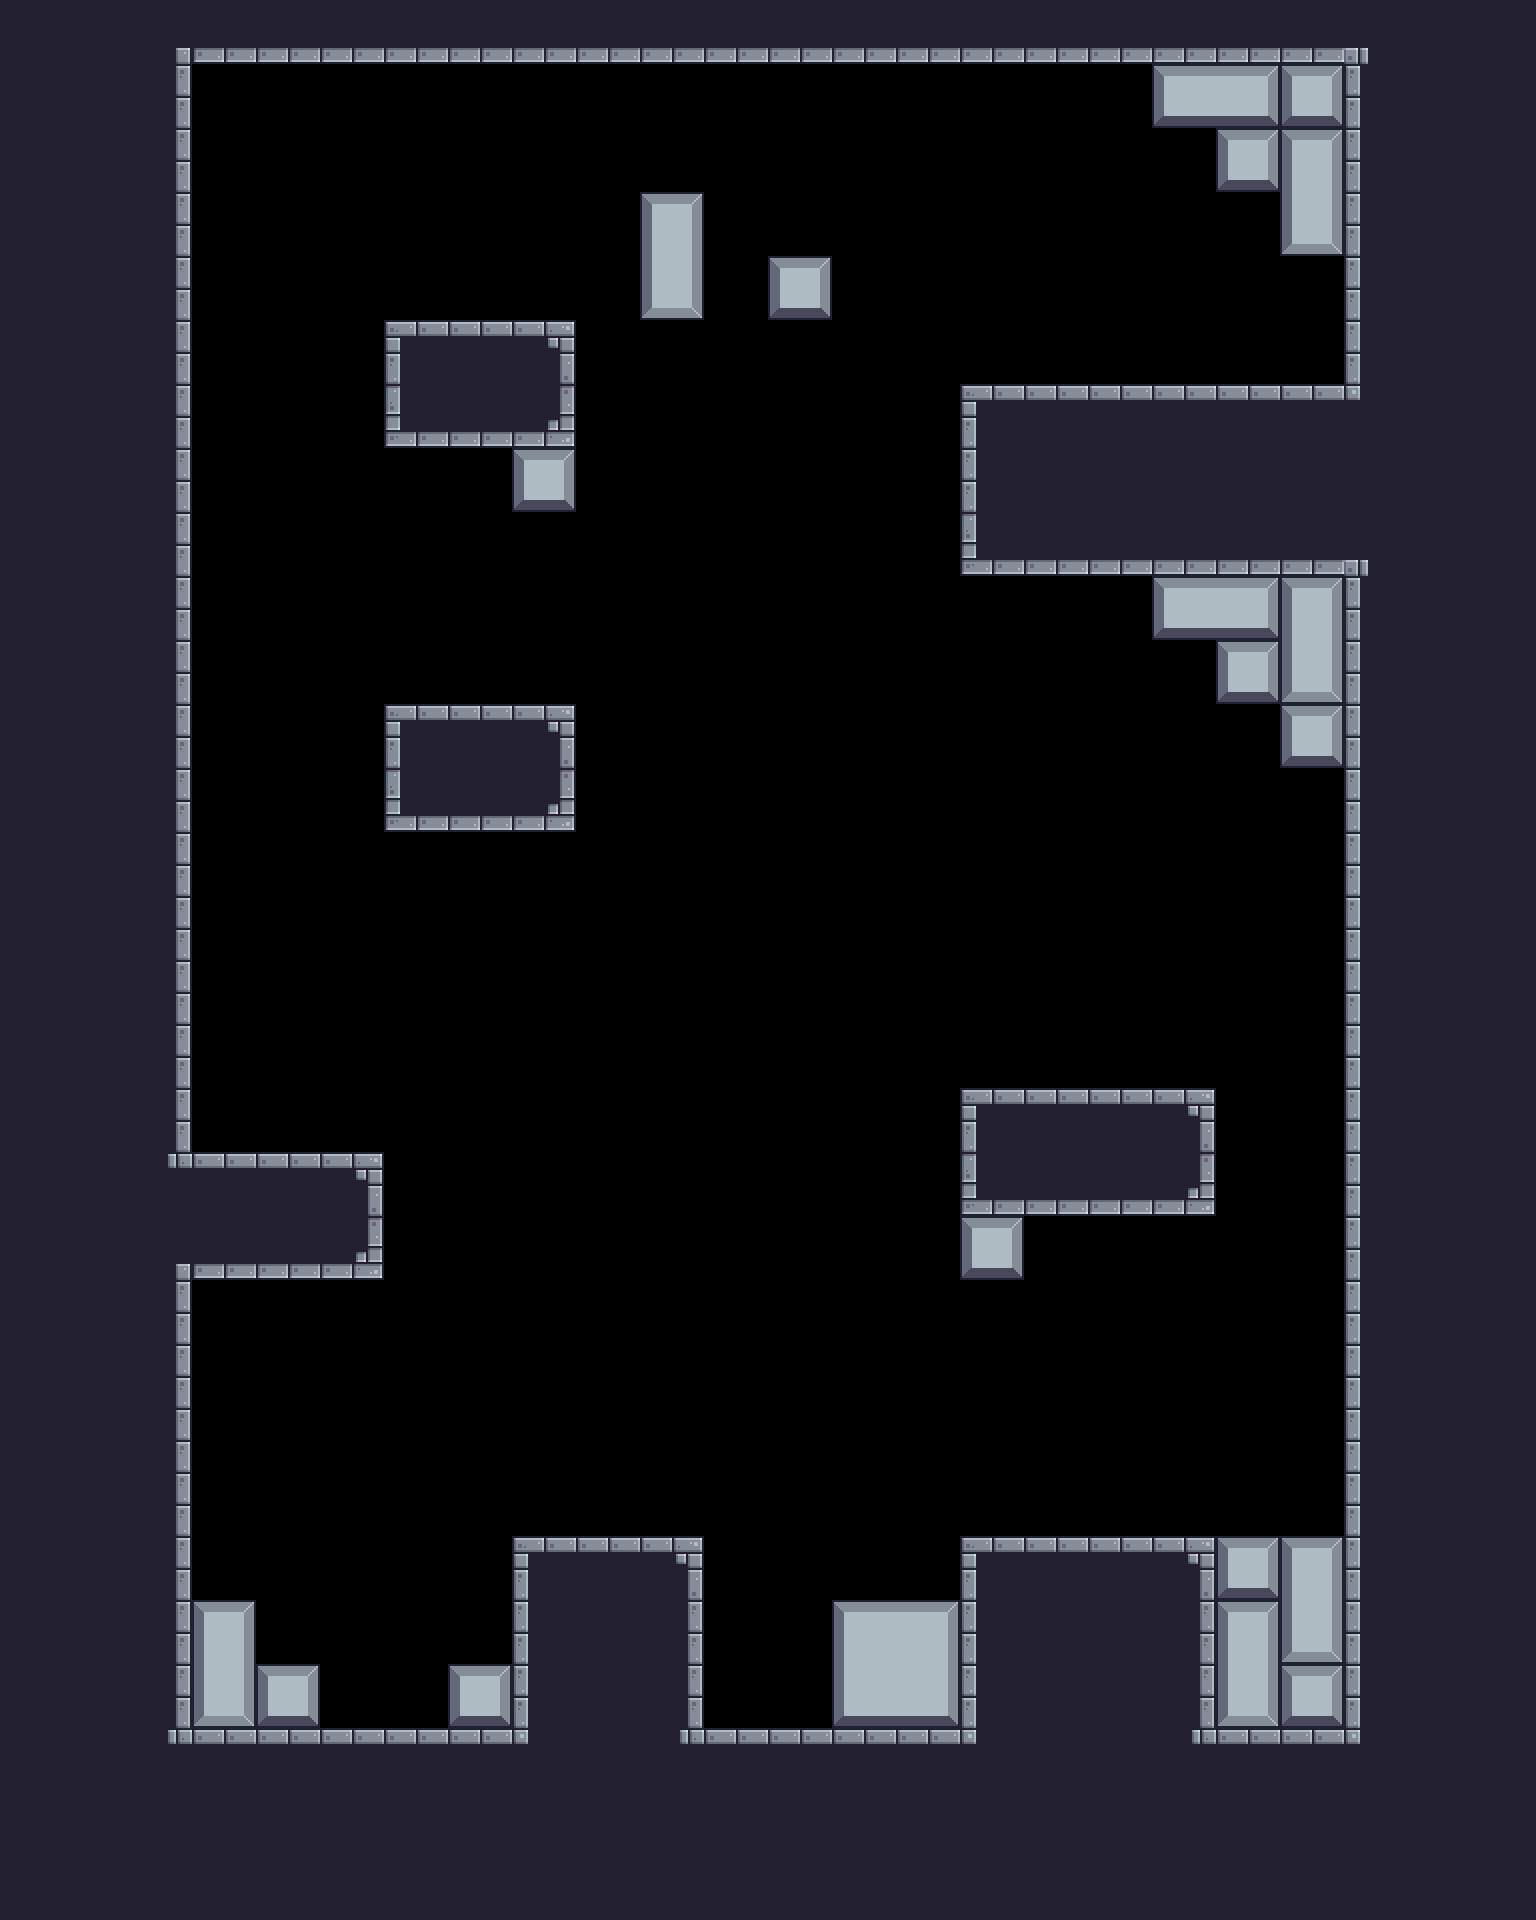

Below is a game level as drawn by its tile map, then a one-line description and the .tmx file that defines it, in full:
An orthogonal 24x30 tile map with 64x64 px tiles, 1 tile layer (Terrain), 7 tilesets and 8 objects (2x moving_object).

<map version="1.10" tiledversion="1.11.0" orientation="orthogonal" renderorder="right-down" width="24" height="30" tilewidth="64" tileheight="64" infinite="0" nextlayerid="14" nextobjectid="194">
 <tileset firstgid="1" source="../tilesets/outside.tsx" />
 <tileset firstgid="49" source="../tilesets/items.tsx" />
 <tileset firstgid="54" source="../tilesets/inside.tsx" />
 <tileset firstgid="150" source="../tilesets/extra.tsx" />
 <tileset firstgid="216" source="../tilesets/objects.tsx" />
 <tileset firstgid="244" source="../tilesets/platforms.tsx" />
 <tileset firstgid="252" source="../tilesets/grass.tsx" />
 <layer id="1" name="Terrain" width="24" height="30">
  <data encoding="csv">
162,162,153,173,173,173,173,173,173,173,173,173,173,173,173,173,173,173,173,173,173,154,162,162,
162,162,163,0,0,0,0,0,0,0,0,0,0,0,0,0,0,0,183,184,186,161,162,162,
162,162,163,0,0,0,0,0,0,0,0,0,0,0,0,0,0,0,0,186,185,161,162,162,
162,162,163,0,0,0,0,0,0,0,185,0,0,0,0,0,0,0,0,0,196,161,162,162,
162,162,163,0,0,0,0,0,0,0,196,0,186,0,0,0,0,0,0,0,0,161,162,162,
162,162,163,0,0,0,150,151,152,0,0,0,0,0,0,0,0,0,0,0,0,161,162,162,
162,162,163,0,0,0,172,173,174,0,0,0,0,0,0,150,151,151,151,151,151,165,162,162,
162,162,163,0,0,0,0,0,186,0,0,0,0,0,0,161,162,162,162,162,162,162,162,162,
162,162,163,0,0,0,0,0,0,0,0,0,0,0,0,172,173,173,173,173,173,154,162,162,
162,162,163,0,0,0,0,0,0,0,0,0,0,0,0,0,0,0,183,184,185,161,162,162,
162,162,163,0,0,0,0,0,0,0,0,0,0,0,0,0,0,0,0,186,196,161,162,162,
162,162,163,0,0,0,150,151,152,0,0,0,0,0,0,0,0,0,0,0,186,161,162,162,
162,162,163,0,0,0,172,173,174,0,0,0,0,0,0,0,0,0,0,0,0,161,162,162,
162,162,163,0,0,0,0,0,0,0,0,0,0,0,0,0,0,0,0,0,0,161,162,162,
162,162,163,0,0,0,0,0,0,0,0,0,0,0,0,0,0,0,0,0,0,161,162,162,
162,162,163,0,0,0,0,0,0,0,0,0,0,0,0,0,0,0,0,0,0,161,162,162,
162,162,163,0,0,0,0,0,0,0,0,0,0,0,0,0,0,0,0,0,0,161,162,162,
162,162,163,0,0,0,0,0,0,0,0,0,0,0,0,150,151,151,152,0,0,161,162,162,
162,162,164,151,151,152,0,0,0,0,0,0,0,0,0,172,173,173,174,0,0,161,162,162,
162,162,153,173,173,174,0,0,0,0,0,0,0,0,0,186,0,0,0,0,0,161,162,162,
162,162,163,0,0,0,0,0,0,0,0,0,0,0,0,0,0,0,0,0,0,161,162,162,
162,162,163,0,0,0,0,0,0,0,0,0,0,0,0,0,0,0,0,0,0,161,162,162,
162,162,163,0,0,0,0,0,0,0,0,0,0,0,0,0,0,0,0,0,0,161,162,162,
162,162,163,0,0,0,0,0,0,0,0,0,0,0,0,0,0,0,0,0,0,161,162,162,
162,162,163,0,0,0,0,0,150,151,152,0,0,0,0,150,151,151,152,186,185,161,162,162,
162,162,163,185,0,0,0,0,161,162,163,0,0,194,195,161,162,162,163,185,196,161,162,162,
162,162,163,196,186,0,0,186,161,162,163,0,0,205,206,161,162,162,163,196,186,161,162,162,
162,162,164,151,151,151,151,151,165,162,164,151,151,151,151,165,162,162,164,151,151,165,162,162,
162,162,162,162,162,162,162,162,162,162,162,162,162,162,162,162,162,162,162,162,162,162,162,162,
162,162,162,162,162,162,162,162,162,162,162,162,162,162,162,162,162,162,162,162,162,162,162,162
</data>
 </layer>
 <objectgroup id="4" name="Objects">
  <object id="4" gid="219" x="1184" y="384" width="68" height="186" />
  <object id="189" gid="1073742050" x="960" y="640" width="64" height="64">
   <properties>
    <property name="inverted" type="bool" value="true" />
   </properties>
  </object>
  <object id="190" gid="1073742050" x="1024" y="640" width="64" height="64">
   <properties>
    <property name="inverted" type="bool" value="true" />
   </properties>
  </object>
  <object id="191" gid="1073742050" x="1088" y="640" width="64" height="64">
   <properties>
    <property name="inverted" type="bool" value="true" />
   </properties>
  </object>
  <object id="192" gid="1073742050" x="512" y="576" width="64" height="64">
   <properties>
    <property name="inverted" type="bool" value="true" />
   </properties>
  </object>
  <object id="193" gid="1073742050" x="640" y="384" width="64" height="64">
   <properties>
    <property name="inverted" type="bool" value="true" />
   </properties>
  </object>
 </objectgroup>
 <objectgroup id="13" name="Moving Objects">
  <object id="87" name="moving_object" x="384" y="1088" width="512" height="10">
   <properties>
    <property name="flip" type="bool" value="false" />
    <property name="platform" type="bool" value="true" />
    <property name="speed" type="int" value="60" />
   </properties>
  </object>
  <object id="139" name="moving_object" x="1024" y="704" width="10" height="320">
   <properties>
    <property name="flip" type="bool" value="false" />
    <property name="platform" type="bool" value="true" />
    <property name="speed" type="int" value="100" />
   </properties>
  </object>
 </objectgroup>
</map>
